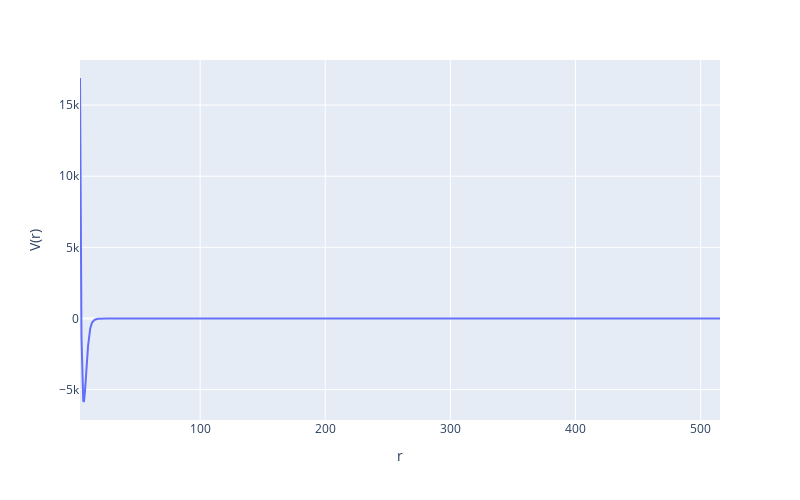

Notebook source saved alongside this figure:
### Code cell
fig = px.line(x=r, y=diagonal, labels={'x':'r', 'y':'V(r)'})
fig.update_layout(
    autosize=False,
    width=800,
    height=500)
fig.show()

### Figure 1 — Plotly figure (JSON) as saved in the notebook; plotly's stock layout.template omitted (floating-point values rounded to 4 significant figures; data arrays with more than 128 entries replaced by an {"elided": "..."} marker saying what was removed)
{"data": [{"hovertemplate": "r=%{x}<br>V(r)=%{y}<extra></extra>", "legendgroup": "", "line": {"color": "#636efa", "dash": "solid"}, "marker": {"symbol": "circle"}, "mode": "lines", "name": "", "orientation": "v", "showlegend": false, "type": "scatter", "x": {"elided": "811 float values"}, "xaxis": "x", "y": {"elided": "811 float values"}, "yaxis": "y"}], "layout": {"autosize": false, "height": 500, "legend": {"tracegroupgap": 0}, "margin": {"t": 60}, "width": 800, "xaxis": {"anchor": "y", "domain": [0, 1], "title": {"text": "r"}}, "yaxis": {"anchor": "x", "domain": [0, 1], "title": {"text": "V(r)"}}}}
